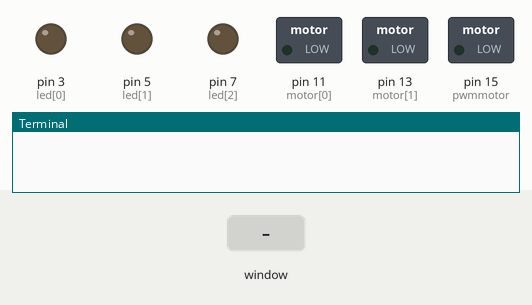
Bench run of a program on a simulated Raspberry Pi (header pin numbers). Shown: switched loads named in the program (green lamp = pin HIGH), output pins drawn as LEDs (lit = HIGH), the last lines printed to the terminal. The test bench sets the inputs (shaded band). The desktop window is not drawn, its controls go by their first labels and the mouse button is held 0.15 s.

Above: at 1.2 s.
1.3 s: control labelled "LED RGB" in the window clicked
2.8 s: control labelled "Red" in the window clicked
At 3.1 s:
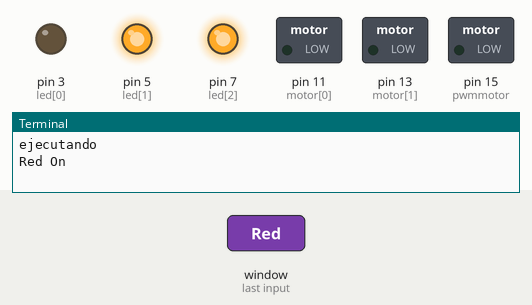
4.3 s: control labelled "Green" in the window clicked
At 5.5 s:
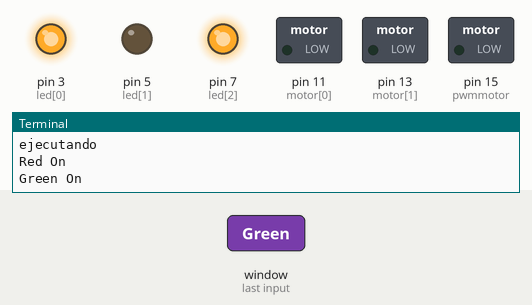
5.8 s: control labelled "Blue" in the window clicked
At 6.6 s:
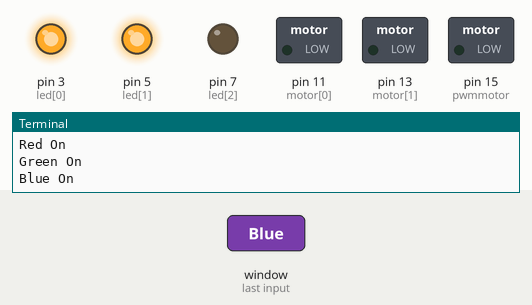
7.3 s: control labelled "Off" in the window clicked
At 7.8 s:
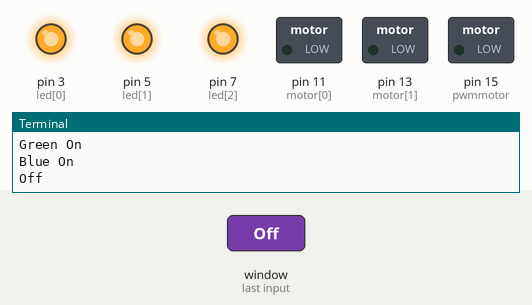
Timing chart, 0 to 9.8 s (numbered marks = the images above; inputs shaded):
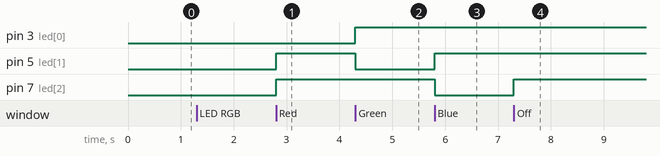

Measured:
- after the input at 2.8 s, pin 5 (led[1]), pin 7 (led[2]): LOW → HIGH at once
- after the input at 4.3 s, pin 3 (led[0]): LOW → HIGH at once; pin 5 (led[1]): HIGH → LOW at once
- after the input at 5.8 s, pin 5 (led[1]): LOW → HIGH at once; pin 7 (led[2]): HIGH → LOW at once
- after the input at 7.3 s, pin 7 (led[2]): LOW → HIGH at once

The program:

GUITAREA.py
```python
import RPi.GPIO as GPIO
import tkinter as tk

#PINES
led=(3,5,7)
motor=(11,13,15)
servo=19

GPIO.setmode(GPIO.BOARD)
GPIO.setup(led,GPIO.OUT)
GPIO.setup(motor,GPIO.OUT)
GPIO.setup(servo,GPIO.OUT)

#PWMS
pwmmotor=GPIO.PWM(15,100)
pwmservo=GPIO.PWM(19,100)
pwmservo.start(0)

#RGB Window
def ledrgbwindow():
    print("ejecutando")
    w2=tk.Toplevel(w)
    w2.geometry('400x200')
    w2.config(bg='white')
    l2=tk.Label(w2, text='LED RGB', bg='white', font=('Arial',20)).pack()
    rb1=tk.Radiobutton(w2, text='Red', bg='red', variable=ledcolor, value=1, command=ledcontrol, width=20, font=('arial',20)).pack()
    rb2=tk.Radiobutton(w2, text='Green', bg='green', variable=ledcolor, value=2, command=ledcontrol, width=20, font=('arial',20)).pack()
    rb3=tk.Radiobutton(w2, text='Blue', bg='blue', variable=ledcolor, value=3, command=ledcontrol, width=20, font=('arial',20)).pack()
    rb4=tk.Radiobutton(w2, text='Off', bg='black', fg='white', variable=ledcolor, value=4, command=ledcontrol, width=20, font=('arial',20)).pack()

#Motor Window
def motorwindow():
    w3=tk.Toplevel(w)
    w3.geometry('400x150')
    w3.config(bg='PeachPuff2')
    l3=tk.Label(w3, text='MOTOR DC', bg='PeachPuff2', font=('Arial',20)).pack()
    rb1=tk.Radiobutton(w3, text='Izquierda', bg='snow', variable=senmotor, value=1, command=motorcontrol, width=10, font=('Arial',15)).place(x=10, y=50)
    rb2=tk.Radiobutton(w3, text='Derecha', bg='snow', variable=senmotor, value=2, command=motorcontrol, width=10, font=('Arial',15)).place(x=200, y=50)
    rb3=tk.Radiobutton(w3, text='Paro', bg='snow', variable=senmotor, value=3, command=motorcontrol, width=10, font=('Arial',15)).place(x=120, y=100)

#Servo window
def servowindow():
    w4=tk.Toplevel(w)
    w4.geometry('400x200')
    w4.config(bg='dark salmon')
    l4=tk.Label(w4, text='SERVOMOTOR', bg='dark salmon', font=('Arial',20)).pack()
    l5=tk.Label(w4, text='DEGREES', bg='dark salmon', font=('Arial',12)).place(x=150, y=80)
    entrada=tk.Scale(w4,from_=0, to=180, resolution=10, bg='light coral',variable=servogrados, command=servomotion, orient=tk.HORIZONTAL).place(x=150, y=100)

#RGB Function
def ledcontrol():
    color=ledcolor.get()
    if color==1:
        print('Red On')
        GPIO.output(3,False)
        GPIO.output(5,True)
        GPIO.output(7,True)
    elif color==2:
        print('Green On')
        GPIO.output(3,True)
        GPIO.output(5,False)
        GPIO.output(7,True)
    elif color==3:
        print('Blue On')
        GPIO.output(3,True)
        GPIO.output(5,True)
        GPIO.output(7,False)
    elif color==4:
        print('Off')
        GPIO.output(3,True)
        GPIO.output(5,True)
        GPIO.output(7,True)


def motorcontrol():
    valor=senmotor.get()
    if valor==1:
        GPIO.output(11,True)
        GPIO.output(13,False)
        GPIO.output(15, True)
        #pwmmotor.ChangeDutyCycle(100)
        print('<-----')
    elif valor==2:
        print('----->')
        GPIO.output(11,False)
        GPIO.output(13,True)
        GPIO.output(15, True)
    elif valor==3:
        GPIO.output(15,False)

#Servo Function
def servomotion(angulo):
    duty=float(angulo)/10.0+2
    pwmservo.ChangeDutyCycle(duty)
    print(str(duty))

#MAIN WINDOW
w=tk.Tk()
w.title('Trueno Chocolate')
w.geometry('400x100')
w.config(bg='azure')
titulo=tk.Label(w, text='Control de LED RGB, Motor DC, Servomotor', bg='mint cream', font=('Arial,20')).place(x=25,y=0)
ledrgb=tk.Button(w, text='LED RGB', bg='alice blue', relief=tk.GROOVE, command=ledrgbwindow).place(x=10, y=50)
motorbot=tk.Button(w, text='Motor DC', bg='alice blue', relief=tk.GROOVE, command=motorwindow).place(x=150, y=50)
servobot=tk.Button(w, text='Servomotor',bg='alice blue', relief=tk.GROOVE, command=servowindow).place(x=280, y=50)
ledcolor=tk.IntVar()
senmotor=tk.IntVar()
servogrados=tk.IntVar()
w.mainloop()
```
